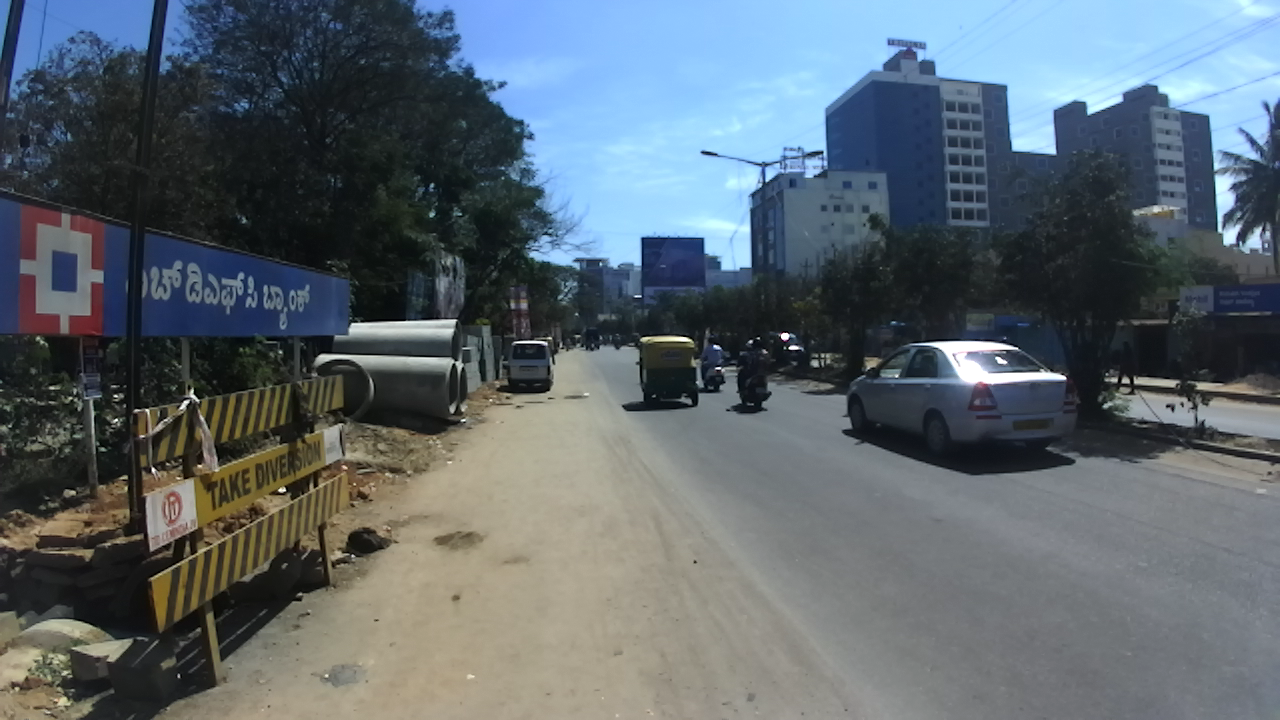
#> input picture Random_Samples/image/image.png, 1280 x 720 px, found by its file name; its folder holds only this picture in this run
$ jupyter execute --allow-errors 'EXPLORATORY DATA ANALYSIS.ipynb'   (shell and % lines are left out)
#> lines starting #> are read from the running program, lines starting #| are printed output that depends on the picture
## Exploratory Data Analysis
### Import all required Modules

[cell 1]
# importing all required models
from mpl_toolkits.axes_grid1 import ImageGrid
import os,sys,ntpath,fnmatch,shutil,cv2,gc
from numpy import asarray,zeros,moveaxis
import joblib,time,os.path,itertools
from sys import getsizeof
from tqdm import tqdm
import numpy as np
import pandas as pd
from os import path
from time import time
np.random.seed(0)
import warnings
import matplotlib.pyplot as plt
warnings.filterwarnings("ignore")
from google.colab import drive
#> (the rest of this cell did not finish here and is left out)

### File Structures of Dataset

[cell 2]
# Run for File structure

* The Dataset is available in two parts where each part contains Train, Test, Validation sets of Data.
* The Dataset contains Independent variables and Dependent variables as .png files and .json files respectively
* JSON files contain Non-overlapping polygons representation of image segments for each Dependent variable.

### File Statistics of each part

[cell 3]
# Fuction to count File
def Count_Files(path):
    """
    Function to count the number of files in a given Directory
    Input   : Folder Path <string>
    Returns : File Count <Integer>
    """
    # File Traverse through given directory to get file count
    parentFolder,file_count=path,0
    for root, dirs, fileList in os.walk(parentFolder):
        file_count+=len(fileList)
    return file_count

# Dataset Source
root1="/content/drive/MyDrive/part-1/IDD_Segmentation/leftImg8bit/"
root2="/content/drive/MyDrive/part-2/idd20kII/leftImg8bit/"

# print File counts
print("IDD_Segmentation Part-1:")
print("Part1 Train Samples:",Count_Files(root1+"train"))
print("Part1 Val Samples:  ",Count_Files(root1+"val"))
print("Part1 Test Samples: ",Count_Files(root1+"test"))
print("--"*13+"\n"+"--"*13)
print("Idd20kII  Part-2:")
print("Part2 Train Samples:",Count_Files(root2+"train"))
print("Part2 Val Samples:  ",Count_Files(root2+"val"))
print("Part2 Test Samples: ",Count_Files(root2+"test"))
print("--"*13+"\n"+"--"*13)
print("Total Samples:")
print("Total Train Samples:",Count_Files(root1+"train")+Count_Files(root2+"train"))
print("Total Val Samples:  ",Count_Files(root1+"val")+Count_Files(root2+"val"))
print("Total Test Samples: ",Count_Files(root1+"test")+Count_Files(root2+"test"))
print("--"*13)

* There are Total 14027, 2036, 4038 samples for Train, Validation, and Test respectively

## Image Data Analysis

[cell 4]
# Function to get Images
def Get_images(path, Grey=False):

    """
    This Function returns Images from a given Directory
    Input  : Path <String>, Grey <Boolean>
    Return : Images <list of arrays>
    """
#> called with Grey = False

    img_files,images=sorted(os.listdir(path)),[] # list names of entries from a given path
    for i in range(len(img_files)):
        if Grey:
            image = cv2.imread(path+img_files[i],cv2.IMREAD_GRAYSCALE) # read image in greyscale by using image reader from opencv
        else:
            image=cv2.cvtColor(cv2.imread(path+img_files[i]),cv2.COLOR_BGR2RGB) # read image and convert it to RGB format
        images.append(image)
    return images[0] if len(images)==1 else images

[cell 5]
RGB_Image=Get_images('/content/drive/MyDrive/Random_Samples/image/') # Obtain and plot image
plt.figure(figsize=(9.6, 6.8))
plt.imshow(RGB_Image)
plt.show()

Channel_Image=np.moveaxis(RGB_Image, -1, 0) # Move axis (channels) and print image info
print("\t   RGB Image Shape: ",RGB_Image.shape)
#| 	   RGB Image Shape:  (720, 1280, 3)
print("\t   Red Channel:  Min Value: {0}  Max Value: {1} ".format(min(Channel_Image[0].ravel()), max(Channel_Image[0].ravel())))
#| 	   Red Channel:  Min Value: 0  Max Value: 255
print("\t Green Channel:  Min Value: {0}  Max Value: {1} ".format(min(Channel_Image[1].ravel()), max(Channel_Image[1].ravel())))
#| 	 Green Channel:  Min Value: 0  Max Value: 255
print("\t  Blue Channel:  Min Value: {0}  Max Value: {1} ".format(min(Channel_Image[2].ravel()), max(Channel_Image[2].ravel())))
#| 	  Blue Channel:  Min Value: 0  Max Value: 255

* The Image contain 3 channels Red, Green and Blue with Resolution 1080x1920 (Height, Width).
* Images are stored in computer as pixels in which each pixel represent intensity.
* Red, Green, and Blue intensity values all together are used to decide the color of a pixel
* Each pixels is represented by a vector of three(channels) where each contain values in the Range of 0 to 255.

[cell 6]
# Obtain and plot GrayScale Image (GrayScale = 0.2125 R + 0.7154 G + 0.0721 B)
Gray_Scale_Image=Get_images('/content/drive/MyDrive/Random_Samples/image/',True)
#> call 2 of Get_images, with Grey = True
#> in Get_images (call 2), `image = cv2.imread(path+img_files[i],cv2.IMREAD_GRAYSCALE)`:
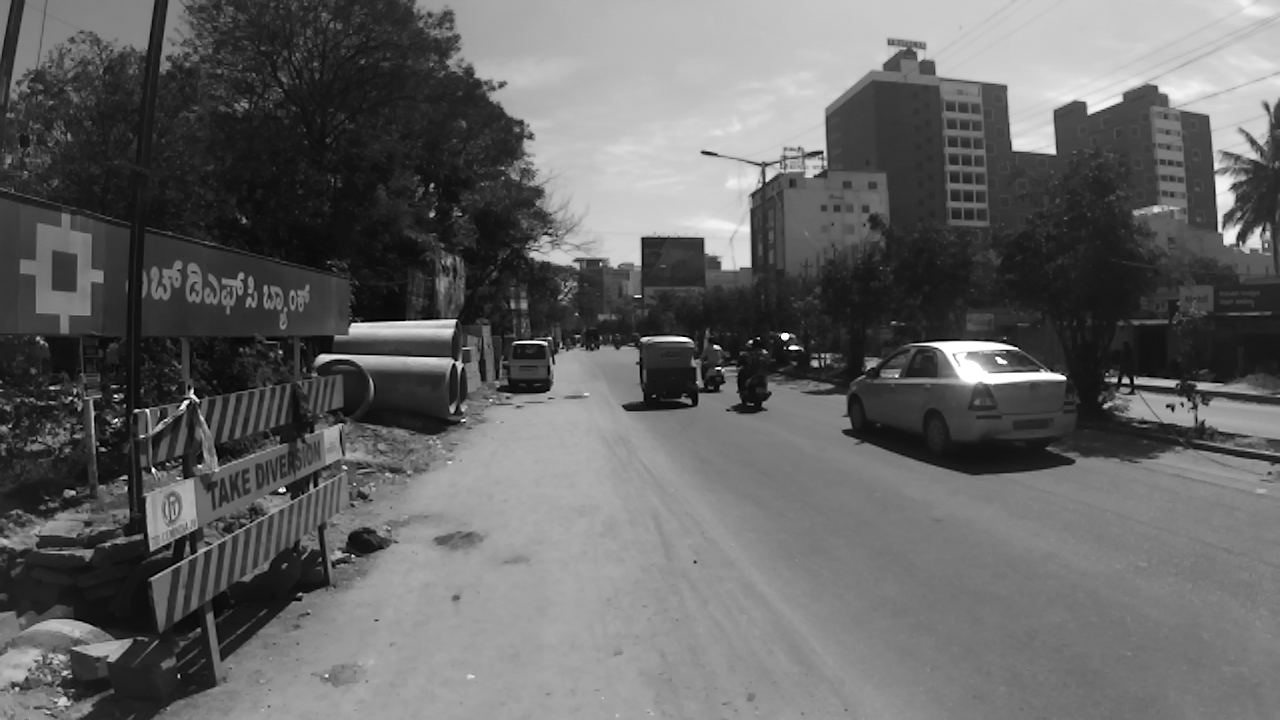
#> image: shape (720, 1280); min 0, max 255, mean 100.2
plt.figure(figsize=(9.6, 6.8))
plt.imshow(Gray_Scale_Image, cmap='gray')
plt.show()

# Print image info
print(" "*5+"Gray Scale Image Shape: ",Gray_Scale_Image.shape)
#|      Gray Scale Image Shape:  (720, 1280)
print(" "*5+"Gray Scale:  Min Value: {0}  Max Value: {1} ".format(min(Gray_Scale_Image.ravel()), max(Channel_Image.ravel())))
#|      Gray Scale:  Min Value: 0  Max Value: 255

* Greyscale image is one in which the value in each pixel represents intensity information.
* Greyscale image above has resolution 1080x1920 and contains each pixel value between 0 to 255.

#> (a cell that did not finish here is left out)


# plot Pixel Intensity by Sub_plot
figure, loc_ind = plt.subplots(2, 2,figsize=(15,10))
image1,image2,fontsize=images[0],images[1],15

# subplot Grayscale image1
loc_ind[0,0].imshow(image1, cmap='gray')
loc_ind[0,0].set_title('Gray_Scale_Image_1',fontsize=fontsize)

# subplot Grayscale image2
loc_ind[0,1].imshow(image2, cmap='gray')
loc_ind[0,1].set_title('Gray_Scale_Image_2',fontsize=fontsize)

# subplot Histogram image1
loc_ind[1,0].hist(image1.ravel(), 256, density=1, color='green', alpha=0.75)
loc_ind[1,0].legend(['Pixel Intensity'],prop={'size': 12})
loc_ind[1,0].set_xlabel('Gray Scale Intensity',fontsize=fontsize)
loc_ind[1,0].set_ylabel('Count',fontsize=fontsize)
loc_ind[1,0].set_title('Histogram_Image1',fontsize=fontsize)

# subplot Histogram image2
loc_ind[1,1].hist(image2.ravel(), 256, density=1, color='green', alpha=0.75)
loc_ind[1,1].legend(['Pixel Intensity'],prop={'size': 12})
loc_ind[1,1].set_xlabel('Gray Scale Intensity',fontsize=fontsize)
loc_ind[1,1].set_title('Histogram_Image2',fontsize=fontsize)

plt.tight_layout()
plt.show()

* The above Plot represents Histogram for Intensity, where Value 0 is considered as Black and 255, is considered as White.
* The Image-1 Histogram has a variety of Shades for each Pixel hence has Non-Skewed Distribution.
* The Image-2 Histogram has a Right Skewed Distribution as it contains more lighter pixels in the image.

#> (a cell that did not finish here is left out)


# plot RGB Pixel Intensity by Sub_plot
figure, loc_ind = plt.subplots(2, 2,figsize=(15,10))
image1,image2,fontsize=images[0],images[1],15

# subplot RGB image1
loc_ind[0,0].imshow(image1)
loc_ind[0,0].set_title('Image_1',fontsize=fontsize)

# subplot RGB image2
loc_ind[0,1].imshow(image2)
loc_ind[0,1].set_title('Image_2',fontsize=fontsize)

# subplot RGB Histogram image1
loc_ind[1,0].hist(image1.ravel(), bins = 256, color = 'orange')
loc_ind[1,0].hist(image1[:, :, 0].ravel(), bins = 256, color = 'red', alpha = 0.5)
loc_ind[1,0].hist(image1[:, :, 1].ravel(), bins = 256, color = 'Green', alpha = 0.5)
loc_ind[1,0].hist(image1[:, :, 2].ravel(), bins = 256, color = 'Blue', alpha = 0.5)
loc_ind[1,0].legend(['Total', 'Red_Channel', 'Green_Channel', 'Blue_Channel'],prop={'size': 12})
loc_ind[1,0].set_xlabel('RGB Intensity',fontsize=fontsize)
loc_ind[1,0].set_ylabel('Count',fontsize=fontsize)
loc_ind[1,0].set_title('Histogram_Image1',fontsize=fontsize)

# subplot RGB Histogram image2
loc_ind[1,1].hist(image2.ravel(), bins = 256, color = 'orange')
loc_ind[1,1].hist(image2[:, :, 0].ravel(), bins = 256, color = 'red', alpha = 0.5)
loc_ind[1,1].hist(image2[:, :, 1].ravel(), bins = 256, color = 'Green', alpha = 0.5)
loc_ind[1,1].hist(image2[:, :, 2].ravel(), bins = 256, color = 'Blue', alpha = 0.5)
loc_ind[1,1].legend(['Total', 'Red_Channel', 'Green_Channel', 'Blue_Channel'],prop={'size': 12})
loc_ind[1,1].set_xlabel('RGB Intensity',fontsize=fontsize)
loc_ind[1,1].set_title('Histogram_Image2',fontsize=fontsize)

plt.tight_layout()
plt.show()

* The Above Histogram represents the Red, Blue, Green intensities in the Image for each pixel.
* Image-1 Histogram has more Blue intensity values than other color intensity.
* Image-2 Histogram has more contrast hence it is skewed for all intensities.

[cell 9]
# ploting random images with ImageGrid
# ref:https://matplotlib.org/3.1.1/gallery/axes_grid1/simple_axesgrid.html
fig = plt.figure(figsize=(14, 14))
grid = ImageGrid(fig, 111,  nrows_ncols=(2, 2),axes_pad=0.1)
#> (the rest of this cell did not finish here and is left out)

* The Above images has a mix of urban and rural Roads with a variety of traffic and with large diversity.
* Data contain a variety of vehicles and high density of motorcycle.
* Image contains Unpredictable Road Scene where a herd of buffaloes on the road.

## Generating Labels and Simplifying File structure

[cell 10]
# Installing required packages
from IPython.display import clear_output
clear_output(wait=True)

# Function to Generate Mask
def Generate_Labels_Mask(string_path,image_set):

    '''
    -----------------------------------------------------------
    Function Generates Label mask for all JSON files and simplify File structure
        1. Rename all files with a new prefix for each filename.
        2. Generate Label mask for all file
        3. Re-organize Label mask to a single folder of each set
        4. Remove Unwanted files after Obtaining Labels
    -----------------------------------------------------------
        Parameters
        ----------
        String_path <Path>    : Absolute Path of all Data files.
        Image_set <Integer>   : Image_set which can be 1 or 2

        returns
        --------
        Boolean<True>  : Indicate successful Label Generation
    -----------------------------------------------------------

    '''

    # Rename all file with file's folder_name as prefix
    parentFolder=string_path
    for dirName, subdirs, fileList in os.walk(parentFolder):
        for filename in fileList:
            path = os.path.join(dirName, filename)
            os.rename(path,"{}/{}_{}".format(dirName,ntpath.basename(dirName),ntpath.basename(filename)))

    # Label Mask generation for given image_set
    if image_set==1:
        !python "/content/drive/MyDrive/public-code-master/preperation/createLabels.py" --datadir "/content/drive/MyDrive/part-1/IDD_Segmentation" --id-type level1Id --color True --num-workers 2
    elif image_set==2:
        !python "/content/drive/MyDrive/public-code-master/preperation/createLabels.py" --datadir "/content/drive/MyDrive/part-2/idd20kII" --id-type level1Id --color True --num-workers 2

    # clear output Screen
    clear_output(wait=True)

    # Re-Organize files for each set to a single folder
    def Organize_Labels(id_level):
        pattern,partial_dir='*level1Ids.png',"_label_level1"

        # Group files to corresponding train or val set
        def Group_Files(dirPath, pattern):
            for parentDir, dirnames, filenames in os.walk(dirPath):
                for filename in fnmatch.filter(filenames, pattern):
                    shutil.move(os.path.join(parentDir, filename), r"{}{}/{}".format(dirPath,partial_dir,filename))
            return True

        # Make new Directory to Organize train Files
        os.mkdir(string_path+"/gtFine/train"+partial_dir)
        return_val = Group_Files(string_path+'/gtFine/train', pattern)

        # Make new Directory to Organize val Files
        os.mkdir(string_path+"/gtFine/val"+partial_dir)
        return_val = Group_Files(string_path+'/gtFine/val', pattern)

        return True

    # Invoke Organize_Labels for Level1
    indicator=Organize_Labels(id_level=1)

    # Function to remove unwanted Files and Folders after mask generation
    def RemoveUnwantedFiles(dirPath, pattern):
        for parentDir, dirnames, filenames in os.walk(dirPath):
            for filename in fnmatch.filter(filenames, pattern):
                shutil.move(os.path.join(parentDir, filename), dirPath+"/"+filename)
            if len(os.listdir(parentDir)) == 0:
                os.rmdir(parentDir)
        return  True

    # Invoke RemoveUnwantedFiles for Image_set1
    if image_set==1:
        indicator = RemoveUnwantedFiles(string_path+'/leftImg8bit/train', "*.png")
        indicator = RemoveUnwantedFiles(string_path+'/leftImg8bit/val', "*.png")
        indicator = RemoveUnwantedFiles(string_path+'/leftImg8bit/test', "*.png")

    # Invoke RemoveUnwantedFiles for Image_set2
    elif image_set==2:
        indicator = RemoveUnwantedFiles(string_path+'/leftImg8bit/train', "*.jpg")
        indicator = RemoveUnwantedFiles(string_path+'/leftImg8bit/val', "*.jpg")
        indicator = RemoveUnwantedFiles(string_path+'/leftImg8bit/test', "*.jpg")
    print("Label generation successful for Image_Set part{} Done".format(image_set))

    return True

# Execute only for Direct Invoke
if __name__ == "__main__":
    res=Generate_Labels_Mask("/content/drive/MyDrive/part-1/IDD_Segmentation",1)
    res=Generate_Labels_Mask("/content/drive/MyDrive/part-2/idd20kII",2)
